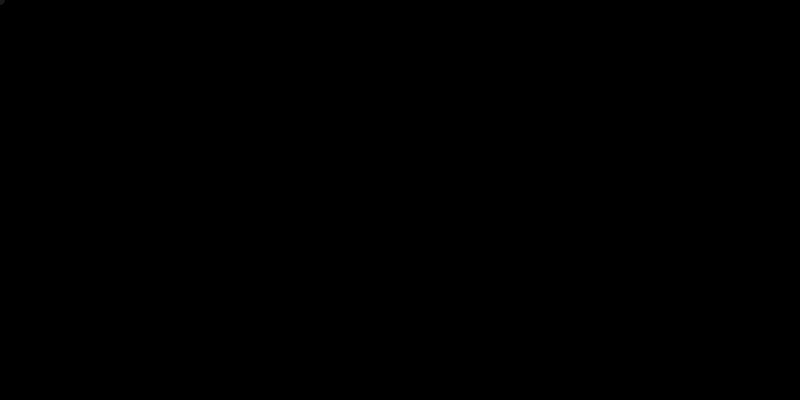
Frame 1 (no input)
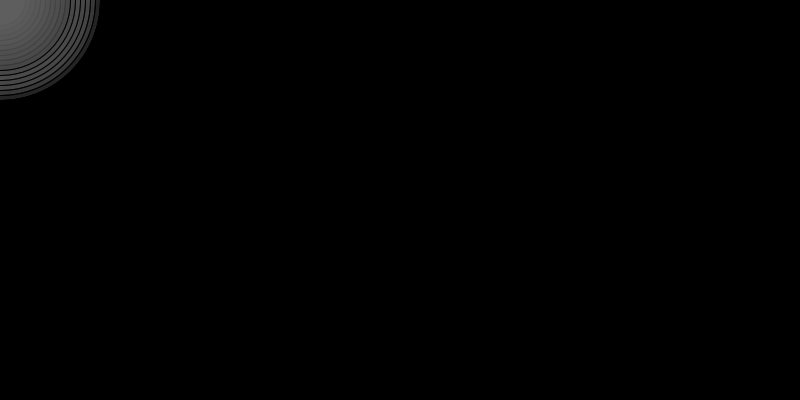
Frame 60 (the mouse pressed at the canvas centre just before this capture)
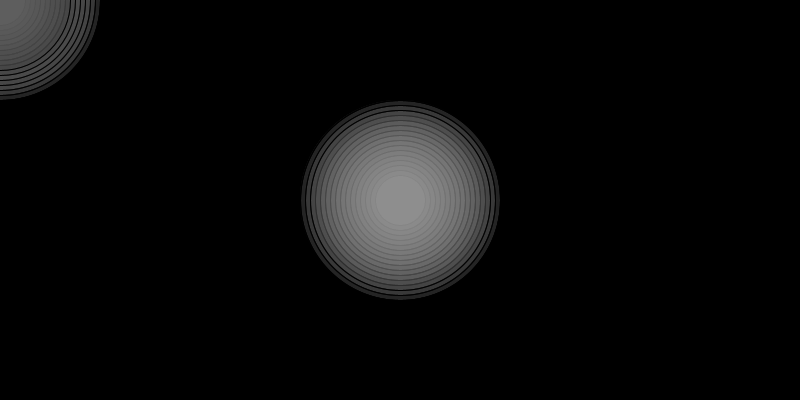
Frame 120 (the mouse held since frame 60 and released just before this capture)

The Processing sketch that drew these frames (run headless with seeded random() and noise(); from frame 60 on, the mouse is pressed at the canvas centre):

// Processing sketch: genart_2_3
// ── genart_2_3.pde
int diam = 10;
float centX, centY;
boolean is_small = true;

void setup() {
  size(800, 400);
  //frameRate(24);
  smooth();
  background(0);
  centX = width / 2;
  centY = height / 2;
  stroke(0);
  strokeWeight(1);
}

void draw() {
  if(is_small) {
    fill(255, 25);
    ellipse(mouseX, mouseY, diam, diam);
    diam += 10;
  } else {
    fill(0, 25);
    ellipse(mouseX, mouseY, diam, diam);
    diam -= 10;
  }
  if (diam <= 50) {
    is_small = true;
  } else if (diam > 200) {
    is_small = false;
  }
}
